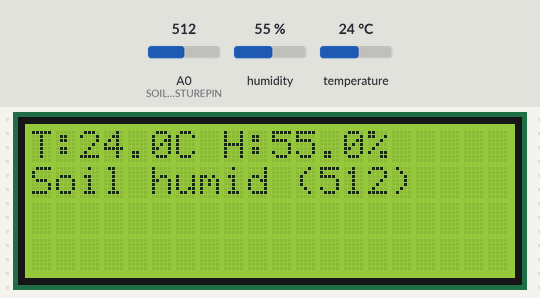
A sketch run on a simulated Arduino Mega 2560, built with avr-gcc and run on an emulated ATmega2560. On the bench: 20×4 character LCD. Inputs (shaded band) come from the test bench; at power-on: A0 (SOILMOISTUREPIN) = 512, humidity 55 %, temperature 24 °C. What the sketch prints to the serial monitor is not drawn.

Above: at 2.8 s.
2.9 s: A0 (SOILMOISTUREPIN) set to 316
At 4.5 s:
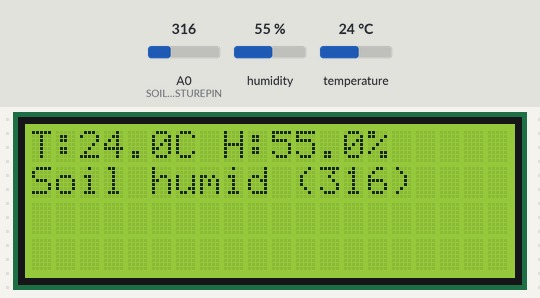
5.6 s: A0 (SOILMOISTUREPIN) set to 292
At 6.9 s:
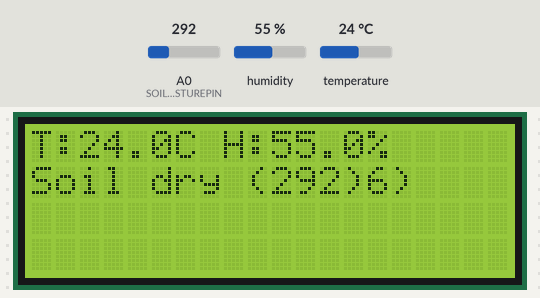
8.3 s: A0 (SOILMOISTUREPIN) set to 0
At 10.9 s:
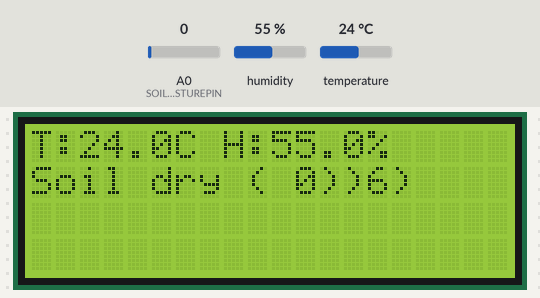
11.5 s: A0 (SOILMOISTUREPIN) set to 960
At 13.4 s:
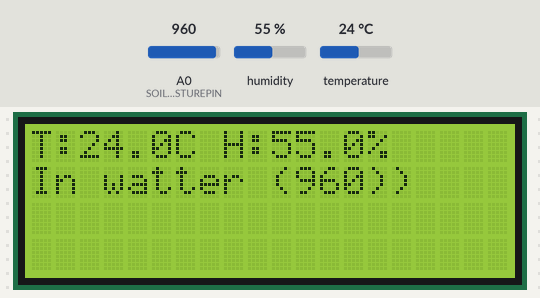
14.2 s: A0 (SOILMOISTUREPIN) set to 988
17.5 s: A0 (SOILMOISTUREPIN) set to 1013
At 18.7 s:
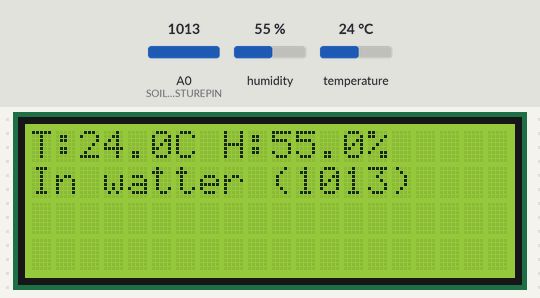
Timing chart, 0 to 20.5 s (numbered marks = the images above; inputs shaded):
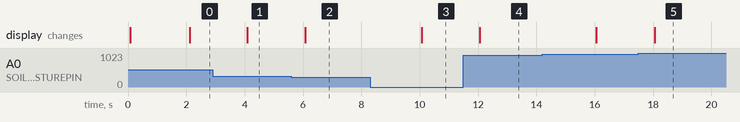

Measured:
- the behaviour switches between 300 and 299 on A0 (SOILMOISTUREPIN) (found by bisection; images 1 and 2)
- the behaviour switches between 999 and 1000 on A0 (SOILMOISTUREPIN) (found by bisection; images 4 and 5)
- after the input at 2.9 s, the display: changes after 1.2 s (image 1)
- after the input at 5.6 s, the display: changes after 0.48 s (image 2)
- after the input at 8.3 s, the display: changes after 1.8 s (image 3)
- after the input at 11.5 s, the display: changes after 0.57 s (image 4)
- after the input at 17.5 s, the display: changes after 0.55 s (image 5)

The sketch:

FreeRTOSPlantMonitorLCDI2C.ino
```cpp
#include <Arduino_FreeRTOS.h>
#include <queue.h>
#include <Arduino.h>
#include <Adafruit_Sensor.h>
#include <DHT.h>
#include <LiquidCrystal_I2C.h>
#define DHTPIN 22
#define DHTTYPE DHT11
#define SOILMOISTUREPIN A0

DHT dht(DHTPIN, DHTTYPE);

LiquidCrystal_I2C lcd(0x27,20,4);

// Define a struct
struct measureRead
{
  int task; //0 temperature and Humidity, 1 moisture
  float measure1;
  float measure2;
};

QueueHandle_t structQueue;
static void TaskTemperatureHumidity(void *pvParameters);
static void TaskSoilMoisture(void *pvParameters);
static void TaskDisplay(void *pvParameters);

void setup()
{
  Serial.begin(9600);
  dht.begin();
  lcd.init();
  lcd.backlight();
  Serial.print(F("Plant monitoring with FreeRTos"));
  structQueue = xQueueCreate( 5, sizeof( struct measureRead ) );
  xTaskCreate(TaskTemperatureHumidity, "ReadTemperatureAndHumidity", 400, NULL, 1, NULL);
  xTaskCreate(TaskDisplay, "DisplayValues", 150, NULL, 2, NULL);
  xTaskCreate(TaskSoilMoisture, "ReadSoilMoisture", 150, NULL, 1, NULL);
  vTaskStartScheduler();
}

static void TaskTemperatureHumidity(void *pvParameters)

{
  while (1)
  {
    vTaskDelay(2000 / portTICK_PERIOD_MS);
    struct measureRead currentMeasure;
    currentMeasure.task = 0;
    currentMeasure.measure1 = dht.readTemperature();
    currentMeasure.measure2 = dht.readHumidity();
    xQueueSend(structQueue, &currentMeasure, portMAX_DELAY == pdPASS);
    vTaskDelay(2000 / portTICK_PERIOD_MS);

  }
}

static void TaskSoilMoisture(void *pvParameters)

{
  int moistureReading;
  while (1)
  {
    struct measureRead currentMeasure;
    currentMeasure.task = 1;
    currentMeasure.measure1 = analogRead(SOILMOISTUREPIN);
    xQueueSend(structQueue, &currentMeasure, portMAX_DELAY == pdPASS);
    vTaskDelay(2000 / portTICK_PERIOD_MS);
  }
}

static void TaskDisplay(void *pvParameters)

{
  struct measureRead currentMeasure;
  while (1)
  {
    if(xQueueReceive( structQueue, &currentMeasure, portMAX_DELAY ) == pdPASS){
      if(currentMeasure.task == 0){
        lcd.setCursor(0, 0);
        lcd.print("T:"+String(currentMeasure.measure1,1)+"C H:"+String(currentMeasure.measure2,1)+"%");
      }
      else if(currentMeasure.task == 1){
        lcd.setCursor(0, 1);
        if(currentMeasure.measure1<300){
          lcd.print("Soil dry ("+String(currentMeasure.measure1,0)+")");
        } else if (currentMeasure.measure1<700){
          lcd.print("Soil humid ("+String(currentMeasure.measure1,0)+")");
        } else if (currentMeasure.measure1 >950){
          lcd.print("In watter ("+String(currentMeasure.measure1,0)+")");
        }
      }
    }
    taskYIELD();
  }
}

void loop()
{
}
```
